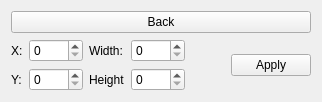
<?xml version="1.0" encoding="UTF-8"?>
<ui version="4.0">
    <class>CropCommandWidget</class>
    <widget class="QWidget" name="CropCommandWidget">
        <layout class="QVBoxLayout" name="mainLayout">
            <item>
                <widget class="QPushButton" name="returnBackBtn">
                    <property name="text">
                        <string>Back</string>
                    </property>
                </widget>
            </item>
            <item>
                <layout class="QHBoxLayout" name="contentLayout">
                    <item>
                        <layout class="QGridLayout" name="gridLayout">
                            <item row="1" column="0">
                                <layout class="QHBoxLayout" name="yLayout">
                                    <item>
                                        <widget class="QLabel" name="yLabel">
                                            <property name="text">
                                                <string>Y:</string>
                                            </property>
                                        </widget>
                                    </item>
                                    <item>
                                        <widget class="QSpinBox" name="yInput">
                                            <property name="minimum">
                                                <number>0</number>
                                            </property>
                                            <property name="maximum">
                                                <number>1080</number>
                                            </property>
                                        </widget>
                                    </item>
                                </layout>
                            </item>
                            <item row="1" column="1">
                                <layout class="QHBoxLayout" name="heightLayout">
                                    <item>
                                        <widget class="QLabel" name="heightLabel">
                                            <property name="text">
                                                <string>Height</string>
                                            </property>
                                        </widget>
                                    </item>
                                    <item>
                                        <widget class="QSpinBox" name="heightInput">
                                            <property name="minimum">
                                                <number>0</number>
                                            </property>
                                            <property name="maximum">
                                                <number>1080</number>
                                            </property>
                                        </widget>
                                    </item>
                                </layout>
                            </item>
                            <item row="0" column="0">
                                <layout class="QHBoxLayout" name="xLayout">
                                    <item>
                                        <widget class="QLabel" name="xLabel">
                                            <property name="text">
                                                <string>X:</string>
                                            </property>
                                        </widget>
                                    </item>
                                    <item>
                                        <widget class="QSpinBox" name="xInput">
                                            <property name="minimum">
                                                <number>0</number>
                                            </property>
                                            <property name="maximum">
                                                <number>1920</number>
                                            </property>
                                        </widget>
                                    </item>
                                </layout>
                            </item>
                            <item row="0" column="1">
                                <layout class="QHBoxLayout" name="widthLayout">
                                    <item>
                                        <widget class="QLabel" name="widthLabel">
                                            <property name="text">
                                                <string>Width:</string>
                                            </property>
                                        </widget>
                                    </item>
                                    <item>
                                        <widget class="QSpinBox" name="widthInput">
                                            <property name="minimum">
                                                <number>0</number>
                                            </property>
                                            <property name="maximum">
                                                <number>1920</number>
                                            </property>
                                        </widget>
                                    </item>
                                </layout>
                            </item>
                        </layout>
                    </item>
                    <item>
                        <spacer name="horizontalSpacer">
                            <property name="orientation">
                                <enum>Qt::Horizontal</enum>
                            </property>
                            <property name="sizeHint" stdset="0">
                                <size>
                                    <width>40</width>
                                    <height>20</height>
                                </size>
                            </property>
                        </spacer>
                    </item>
                    <item>
                        <widget class="QPushButton" name="applyButton">
                            <property name="text">
                                <string>Apply</string>
                            </property>
                        </widget>
                    </item>
                </layout>
            </item>
        </layout>
    </widget>
    <resources/>
    <connections/>
</ui>
